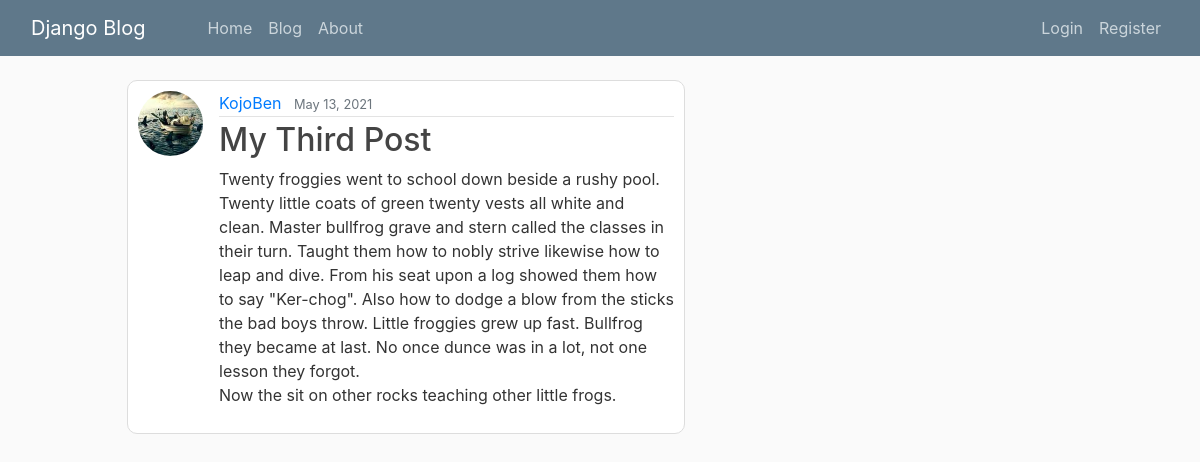
Screenshot of /post/3/ with the database file from the repository.
### blog/models.py (models this page shows, shortened)
class Post(models.Model):
    title = models.CharField(max_length=100)
    content = models.TextField()
    date_posted = models.DateTimeField(default=timezone.now)
    author = models.ForeignKey(User, on_delete=models.CASCADE)

### users/models.py (models this page shows, shortened)
class Profile(models.Model):
    user = models.OneToOneField(User, on_delete=models.CASCADE)
    image = models.ImageField(default='default.jpg', upload_to='profile_pics')

### blog/views.py (the view)
# urls.py: path('post/<int:pk>/', PostDetailView.as_view(), name='post-detail'),
class PostDetailView(DetailView):
    model = Post

### blog/templates/blog/post_detail.html (shortened to what this page needs)
{% extends 'blog/base.html' %}
{% block content %}
    <article class="media content-section">
      <img class='rounded-circle article-img' src="{{ object.author.profile.image.url }}" alt="profile_pic">
      <div class="media-body">
        <div class="article-metadata">
          <a class="mr-2" href="{% url 'user-posts' object.author.username %}">{{ object.author }}</a>
          <small class="text-muted">{{ object.date_posted|date:"F d, Y" }}</small>
        </div>
        <h2 class="article-title">{{ object.title }}</h2>
        <p class="article-content">{{ object.content }}</p>
      </div>
    </article>
{% endblock content %}

### blog/static/css/style.css (style rules this page uses)
body { background: #fafafa; color: #333333; margin-top: 5rem; }
h1, h2, h3, h4, h5, h6 { color: #444444; }
.content-section { background: #ffffff; padding: 10px 10px; border: 1px solid #dddddd; border-radius: 10px; margin-left: 7rem; margin-bottom: 20px; }
.article-title { color: #444444; }
.article-content { white-space: pre-line; }
.article-img { height: 65px; width: 65px; margin-right: 16px; }
.article-metadata { padding-bottom: 1px; margin-bottom: 4px; border-bottom: 1px solid #e3e3e3 }

### rows the page displays
Post: author.profile.image (picture), author "KojoBen", date_posted "May 13, 2021", title "My Third Post", content "Twenty froggies went to school down beside a rushy pool. Twenty little coats of green twenty vests all white and clean. Master bullfrog grave and stern called the classes in their turn. Taught them how to nobly strive likewise how to leap and dive. From his seat upon a log showed them how to say \"Ker-chog\". Also how to dodge a blow from the sticks the bad boys throw. Little froggies grew up fast. Bullfrog they became at last. No once dunce was in a lot, not one lesson they forgot. Now the sit on other rocks teaching other little frogs."
